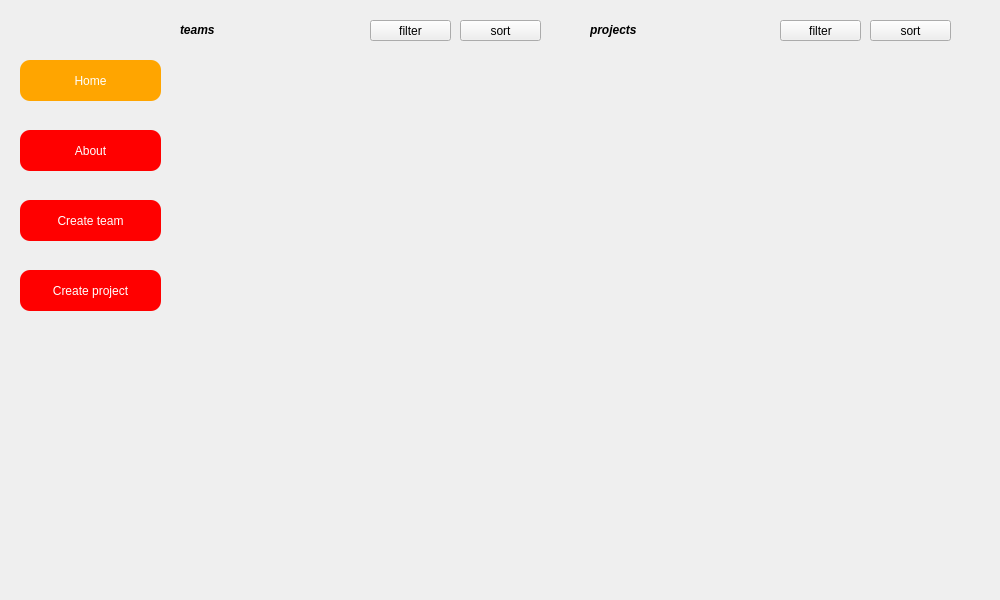
<?xml version="1.0" encoding="UTF-8"?>
<ui version="4.0">
 <class>organization</class>
 <widget class="QWidget" name="organization">
  <property name="geometry">
   <rect>
    <x>0</x>
    <y>0</y>
    <width>1000</width>
    <height>600</height>
   </rect>
  </property>
  <property name="windowTitle">
   <string>Form</string>
  </property>
  <widget class="QLabel" name="label">
   <property name="geometry">
    <rect>
     <x>0</x>
     <y>0</y>
     <width>1000</width>
     <height>600</height>
    </rect>
   </property>
   <property name="font">
    <font>
     <italic>true</italic>
     <bold>true</bold>
    </font>
   </property>
   <property name="styleSheet">
    <string notr="true">background:&quot;#c0c0c0&quot;;</string>
   </property>
   <property name="text">
    <string/>
   </property>
  </widget>
  <widget class="QScrollArea" name="projects">
   <property name="geometry">
    <rect>
     <x>589</x>
     <y>50</y>
     <width>361</width>
     <height>501</height>
    </rect>
   </property>
   <property name="styleSheet">
    <string notr="true">background:&quot;#c0c0c0&quot;;
border:none;</string>
   </property>
   <property name="widgetResizable">
    <bool>true</bool>
   </property>
   <widget class="QWidget" name="scrollAreaWidgetContents_3">
    <property name="geometry">
     <rect>
      <x>0</x>
      <y>0</y>
      <width>361</width>
      <height>501</height>
     </rect>
    </property>
   </widget>
  </widget>
  <widget class="QScrollArea" name="teams">
   <property name="geometry">
    <rect>
     <x>180</x>
     <y>50</y>
     <width>361</width>
     <height>501</height>
    </rect>
   </property>
   <property name="styleSheet">
    <string notr="true">border:none;
background:&quot;#c0c0c0&quot;</string>
   </property>
   <property name="widgetResizable">
    <bool>true</bool>
   </property>
   <widget class="QWidget" name="scrollAreaWidgetContents_4">
    <property name="geometry">
     <rect>
      <x>0</x>
      <y>0</y>
      <width>361</width>
      <height>501</height>
     </rect>
    </property>
   </widget>
  </widget>
  <widget class="QPushButton" name="home">
   <property name="geometry">
    <rect>
     <x>20</x>
     <y>60</y>
     <width>141</width>
     <height>41</height>
    </rect>
   </property>
   <property name="cursor">
    <cursorShape>PointingHandCursor</cursorShape>
   </property>
   <property name="styleSheet">
    <string notr="true">background:orange;
border:none;
border-radius:10px;
color:white;</string>
   </property>
   <property name="text">
    <string>Home</string>
   </property>
  </widget>
  <widget class="QPushButton" name="about">
   <property name="geometry">
    <rect>
     <x>20</x>
     <y>130</y>
     <width>141</width>
     <height>41</height>
    </rect>
   </property>
   <property name="cursor">
    <cursorShape>PointingHandCursor</cursorShape>
   </property>
   <property name="styleSheet">
    <string notr="true">background:red;
border:none;
border-radius:10px;
color:white;</string>
   </property>
   <property name="text">
    <string>About</string>
   </property>
  </widget>
  <widget class="QPushButton" name="createTeam">
   <property name="geometry">
    <rect>
     <x>20</x>
     <y>200</y>
     <width>141</width>
     <height>41</height>
    </rect>
   </property>
   <property name="cursor">
    <cursorShape>PointingHandCursor</cursorShape>
   </property>
   <property name="styleSheet">
    <string notr="true">background:red;
border:none;
border-radius:10px;
color:white;</string>
   </property>
   <property name="text">
    <string>Create team</string>
   </property>
  </widget>
  <widget class="QPushButton" name="createProject">
   <property name="geometry">
    <rect>
     <x>20</x>
     <y>270</y>
     <width>141</width>
     <height>41</height>
    </rect>
   </property>
   <property name="cursor">
    <cursorShape>PointingHandCursor</cursorShape>
   </property>
   <property name="styleSheet">
    <string notr="true">background:red;
border:none;
border-radius:10px;
color:white;</string>
   </property>
   <property name="text">
    <string>Create project</string>
   </property>
  </widget>
  <widget class="QLabel" name="label_2">
   <property name="geometry">
    <rect>
     <x>180</x>
     <y>20</y>
     <width>101</width>
     <height>20</height>
    </rect>
   </property>
   <property name="font">
    <font>
     <italic>true</italic>
     <bold>true</bold>
    </font>
   </property>
   <property name="text">
    <string>teams</string>
   </property>
  </widget>
  <widget class="QLabel" name="label_3">
   <property name="geometry">
    <rect>
     <x>590</x>
     <y>20</y>
     <width>101</width>
     <height>20</height>
    </rect>
   </property>
   <property name="font">
    <font>
     <italic>true</italic>
     <bold>true</bold>
    </font>
   </property>
   <property name="text">
    <string>projects</string>
   </property>
  </widget>
  <widget class="QPushButton" name="filterproject">
   <property name="geometry">
    <rect>
     <x>780</x>
     <y>20</y>
     <width>81</width>
     <height>21</height>
    </rect>
   </property>
   <property name="cursor">
    <cursorShape>PointingHandCursor</cursorShape>
   </property>
   <property name="text">
    <string>filter</string>
   </property>
  </widget>
  <widget class="QPushButton" name="sortproject">
   <property name="geometry">
    <rect>
     <x>870</x>
     <y>20</y>
     <width>81</width>
     <height>21</height>
    </rect>
   </property>
   <property name="cursor">
    <cursorShape>PointingHandCursor</cursorShape>
   </property>
   <property name="text">
    <string>sort</string>
   </property>
  </widget>
  <widget class="QPushButton" name="filterteam">
   <property name="geometry">
    <rect>
     <x>370</x>
     <y>20</y>
     <width>81</width>
     <height>21</height>
    </rect>
   </property>
   <property name="cursor">
    <cursorShape>PointingHandCursor</cursorShape>
   </property>
   <property name="text">
    <string>filter</string>
   </property>
  </widget>
  <widget class="QPushButton" name="sortteam">
   <property name="geometry">
    <rect>
     <x>460</x>
     <y>20</y>
     <width>81</width>
     <height>21</height>
    </rect>
   </property>
   <property name="cursor">
    <cursorShape>PointingHandCursor</cursorShape>
   </property>
   <property name="text">
    <string>sort</string>
   </property>
  </widget>
 </widget>
 <resources/>
 <connections/>
</ui>
